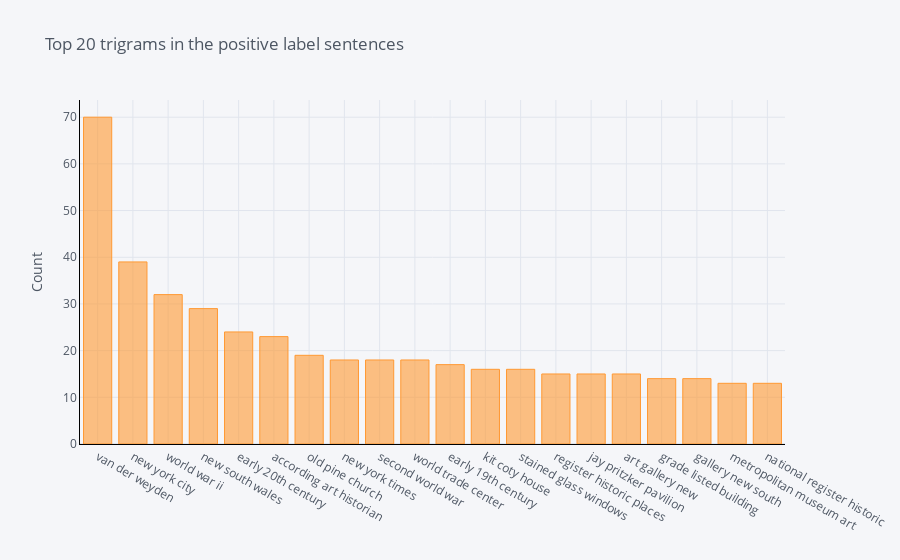

The code cell stored with this chart in its notebook:
### Code cell
# Top trigrams after removing stop words
def get_top_n_trigram(corpus, n=None):
    vec = CountVectorizer(ngram_range=(3, 3), stop_words='english').fit(corpus)
    bag_of_words = vec.transform(corpus)
    sum_words = bag_of_words.sum(axis=0) 
    words_freq = [(word, sum_words[0, idx]) for word, idx in vec.vocabulary_.items()]
    words_freq =sorted(words_freq, key = lambda x: x[1], reverse=True)
    return words_freq[:n]
common_words = get_top_n_trigram(df['Statements'], 20)

common_words_pos = get_top_n_trigram(pos['Statements'], 20)
df5 = pd.DataFrame(common_words_pos, columns = ['Statements' , 'count'])
df5.groupby('Statements').sum()['count'].sort_values(ascending=False).iplot(
    kind='bar', yTitle='Count', linecolor='black', title='Top 20 trigrams in the positive label sentences')
common_words_neg = get_top_n_trigram(neg['Statements'], 20)
df6 = pd.DataFrame(common_words_neg, columns = ['Statements' , 'count'])
df6.groupby('Statements').sum()['count'].sort_values(ascending=False).iplot(
    kind='bar', yTitle='Count', linecolor='black', title='Top 20 trigrams in the negative label sentences')

### Figure 1 — Plotly figure (JSON) as saved in the notebook; plotly's stock layout.template omitted (floating-point values rounded to 4 significant figures)
{"data": [{"marker": {"color": "rgba(255, 153, 51, 0.6)", "line": {"color": "rgba(255, 153, 51, 1.0)", "width": 1}}, "name": "count", "orientation": "v", "text": "", "type": "bar", "x": ["van der weyden", "new york city", "world war ii", "new south wales", "early 20th century", "according art historian", "old pine church", "new york times", "second world war", "world trade center", "early 19th century", "kit coty house", "stained glass windows", "register historic places", "jay pritzker pavilion", "art gallery new", "grade listed building", "gallery new south", "metropolitan museum art", "national register historic"], "y": [70, 39, 32, 29, 24, 23, 19, 18, 18, 18, 17, 16, 16, 15, 15, 15, 14, 14, 13, 13]}], "layout": {"legend": {"bgcolor": "#F5F6F9", "font": {"color": "#4D5663"}}, "paper_bgcolor": "#F5F6F9", "plot_bgcolor": "#F5F6F9", "title": {"font": {"color": "#4D5663"}, "text": "Top 20 trigrams in the positive label sentences"}, "xaxis": {"gridcolor": "#E1E5ED", "linecolor": "black", "showgrid": true, "tickfont": {"color": "#4D5663"}, "title": {"font": {"color": "#4D5663"}, "text": ""}, "zerolinecolor": "#E1E5ED"}, "yaxis": {"gridcolor": "#E1E5ED", "linecolor": "black", "showgrid": true, "tickfont": {"color": "#4D5663"}, "title": {"font": {"color": "#4D5663"}, "text": "Count"}, "zerolinecolor": "#E1E5ED"}}}
